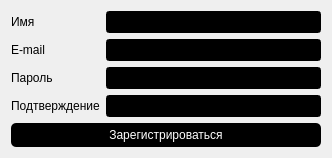
<?xml version="1.0" encoding="UTF-8"?>
<ui version="4.0">
 <class>Registration</class>
 <widget class="QDialog" name="Registration">
  <property name="geometry">
   <rect>
    <x>0</x>
    <y>0</y>
    <width>332</width>
    <height>158</height>
   </rect>
  </property>
  <property name="windowTitle">
   <string>Dialog</string>
  </property>
  <property name="styleSheet">
   <string notr="true"> background: qlineargradient(spread:pad, x1:0.0670391, y1:0.091, x2:0.894, y2:0.915409, stop:0 rgba(2, 0, 36, 255), stop:0.106145 rgba(9, 9, 121, 255), stop:0.290503 rgba(96, 5, 182, 255), stop:0.487767 rgba(166, 44, 177, 255), stop:0.611011 rgba(183, 76, 167, 255), stop:0.664723 rgba(184, 87, 181, 255), stop:0.731762 rgba(167, 104, 188, 255), stop:0.804469 rgba(133, 129, 208, 255), stop:0.806331 rgba(120, 129, 208, 255), stop:0.905028 rgba(97, 188, 234, 255), stop:1 rgba(0, 212, 255, 255))</string>
  </property>
  <layout class="QFormLayout" name="formLayout">
   <item row="0" column="0">
    <widget class="QLabel" name="label">
     <property name="palette">
      <palette>
       <active>
        <colorrole role="Button">
         <brush brushstyle="LinearGradientPattern">
          <gradient startx="0.000000000000000" starty="0.000000000000000" endx="1.000000000000000" endy="1.000000000000000" type="LinearGradient" spread="PadSpread" coordinatemode="ObjectBoundingMode">
           <gradientstop position="0.000000000000000">
            <color alpha="0">
             <red>0</red>
             <green>0</green>
             <blue>0</blue>
            </color>
           </gradientstop>
          </gradient>
         </brush>
        </colorrole>
        <colorrole role="Base">
         <brush brushstyle="LinearGradientPattern">
          <gradient startx="0.000000000000000" starty="0.000000000000000" endx="1.000000000000000" endy="1.000000000000000" type="LinearGradient" spread="PadSpread" coordinatemode="ObjectBoundingMode">
           <gradientstop position="0.000000000000000">
            <color alpha="0">
             <red>0</red>
             <green>0</green>
             <blue>0</blue>
            </color>
           </gradientstop>
          </gradient>
         </brush>
        </colorrole>
        <colorrole role="Window">
         <brush brushstyle="LinearGradientPattern">
          <gradient startx="0.000000000000000" starty="0.000000000000000" endx="1.000000000000000" endy="1.000000000000000" type="LinearGradient" spread="PadSpread" coordinatemode="ObjectBoundingMode">
           <gradientstop position="0.000000000000000">
            <color alpha="0">
             <red>0</red>
             <green>0</green>
             <blue>0</blue>
            </color>
           </gradientstop>
          </gradient>
         </brush>
        </colorrole>
       </active>
       <inactive>
        <colorrole role="Button">
         <brush brushstyle="LinearGradientPattern">
          <gradient startx="0.000000000000000" starty="0.000000000000000" endx="1.000000000000000" endy="1.000000000000000" type="LinearGradient" spread="PadSpread" coordinatemode="ObjectBoundingMode">
           <gradientstop position="0.000000000000000">
            <color alpha="0">
             <red>0</red>
             <green>0</green>
             <blue>0</blue>
            </color>
           </gradientstop>
          </gradient>
         </brush>
        </colorrole>
        <colorrole role="Base">
         <brush brushstyle="LinearGradientPattern">
          <gradient startx="0.000000000000000" starty="0.000000000000000" endx="1.000000000000000" endy="1.000000000000000" type="LinearGradient" spread="PadSpread" coordinatemode="ObjectBoundingMode">
           <gradientstop position="0.000000000000000">
            <color alpha="0">
             <red>0</red>
             <green>0</green>
             <blue>0</blue>
            </color>
           </gradientstop>
          </gradient>
         </brush>
        </colorrole>
        <colorrole role="Window">
         <brush brushstyle="LinearGradientPattern">
          <gradient startx="0.000000000000000" starty="0.000000000000000" endx="1.000000000000000" endy="1.000000000000000" type="LinearGradient" spread="PadSpread" coordinatemode="ObjectBoundingMode">
           <gradientstop position="0.000000000000000">
            <color alpha="0">
             <red>0</red>
             <green>0</green>
             <blue>0</blue>
            </color>
           </gradientstop>
          </gradient>
         </brush>
        </colorrole>
       </inactive>
       <disabled>
        <colorrole role="Button">
         <brush brushstyle="LinearGradientPattern">
          <gradient startx="0.000000000000000" starty="0.000000000000000" endx="1.000000000000000" endy="1.000000000000000" type="LinearGradient" spread="PadSpread" coordinatemode="ObjectBoundingMode">
           <gradientstop position="0.000000000000000">
            <color alpha="0">
             <red>0</red>
             <green>0</green>
             <blue>0</blue>
            </color>
           </gradientstop>
          </gradient>
         </brush>
        </colorrole>
        <colorrole role="Base">
         <brush brushstyle="LinearGradientPattern">
          <gradient startx="0.000000000000000" starty="0.000000000000000" endx="1.000000000000000" endy="1.000000000000000" type="LinearGradient" spread="PadSpread" coordinatemode="ObjectBoundingMode">
           <gradientstop position="0.000000000000000">
            <color alpha="0">
             <red>0</red>
             <green>0</green>
             <blue>0</blue>
            </color>
           </gradientstop>
          </gradient>
         </brush>
        </colorrole>
        <colorrole role="Window">
         <brush brushstyle="LinearGradientPattern">
          <gradient startx="0.000000000000000" starty="0.000000000000000" endx="1.000000000000000" endy="1.000000000000000" type="LinearGradient" spread="PadSpread" coordinatemode="ObjectBoundingMode">
           <gradientstop position="0.000000000000000">
            <color alpha="0">
             <red>0</red>
             <green>0</green>
             <blue>0</blue>
            </color>
           </gradientstop>
          </gradient>
         </brush>
        </colorrole>
       </disabled>
      </palette>
     </property>
     <property name="styleSheet">
      <string notr="true">background:qlineargradient(spread:pad, x1:0, y1:0, x2:1, y2:1, stop:0 rgba(0, 0, 0, 0))</string>
     </property>
     <property name="text">
      <string>Имя</string>
     </property>
    </widget>
   </item>
   <item row="0" column="1">
    <widget class="QLineEdit" name="login">
     <property name="styleSheet">
      <string notr="true"> background: rgb(0, 0, 0);
color: rgb(255, 255, 255);
color: #ffffff;</string>
     </property>
    </widget>
   </item>
   <item row="1" column="0">
    <widget class="QLabel" name="label_2">
     <property name="styleSheet">
      <string notr="true">background:qlineargradient(spread:pad, x1:0, y1:0, x2:1, y2:1, stop:0 rgba(0, 0, 0, 0))
</string>
     </property>
     <property name="text">
      <string>E-mail</string>
     </property>
    </widget>
   </item>
   <item row="1" column="1">
    <widget class="QLineEdit" name="mail">
     <property name="styleSheet">
      <string notr="true"> background: rgb(0, 0, 0);
color: rgb(255, 255, 255);
color: #ffffff;</string>
     </property>
    </widget>
   </item>
   <item row="2" column="0">
    <widget class="QLabel" name="label_3">
     <property name="styleSheet">
      <string notr="true">background:qlineargradient(spread:pad, x1:0, y1:0, x2:1, y2:1, stop:0 rgba(0, 0, 0, 0))</string>
     </property>
     <property name="text">
      <string>Пароль</string>
     </property>
    </widget>
   </item>
   <item row="2" column="1">
    <widget class="QLineEdit" name="pass1">
     <property name="styleSheet">
      <string notr="true"> background: rgb(0, 0, 0);
color: rgb(255, 255, 255);
color: #ffffff;</string>
     </property>
    </widget>
   </item>
   <item row="3" column="0">
    <widget class="QLabel" name="label_4">
     <property name="styleSheet">
      <string notr="true">background:qlineargradient(spread:pad, x1:0, y1:0, x2:1, y2:1, stop:0 rgba(0, 0, 0, 0))</string>
     </property>
     <property name="text">
      <string>Подтверждение</string>
     </property>
    </widget>
   </item>
   <item row="3" column="1">
    <widget class="QLineEdit" name="pass2">
     <property name="styleSheet">
      <string notr="true"> background: rgb(0, 0, 0);
color: rgb(255, 255, 255);
color: #ffffff;</string>
     </property>
    </widget>
   </item>
   <item row="4" column="0" colspan="2">
    <widget class="QPushButton" name="reg">
     <property name="sizePolicy">
      <sizepolicy hsizetype="Fixed" vsizetype="Preferred">
       <horstretch>30</horstretch>
       <verstretch>10</verstretch>
      </sizepolicy>
     </property>
     <property name="maximumSize">
      <size>
       <width>316</width>
       <height>16777215</height>
      </size>
     </property>
     <property name="styleSheet">
      <string notr="true">color: #ffffff;
font: 8pt &quot;Palatino Linotype&quot;;
background: rgb(0, 0, 0);
border-radius: 4px transparent;
border-bottom: 3px transparent;
border-right: 2px transparent;
border-left: 2px transparent;
border-radius: 5px;
</string>
     </property>
     <property name="text">
      <string>Зарегистрироваться</string>
     </property>
    </widget>
   </item>
  </layout>
 </widget>
 <resources/>
 <connections/>
</ui>
